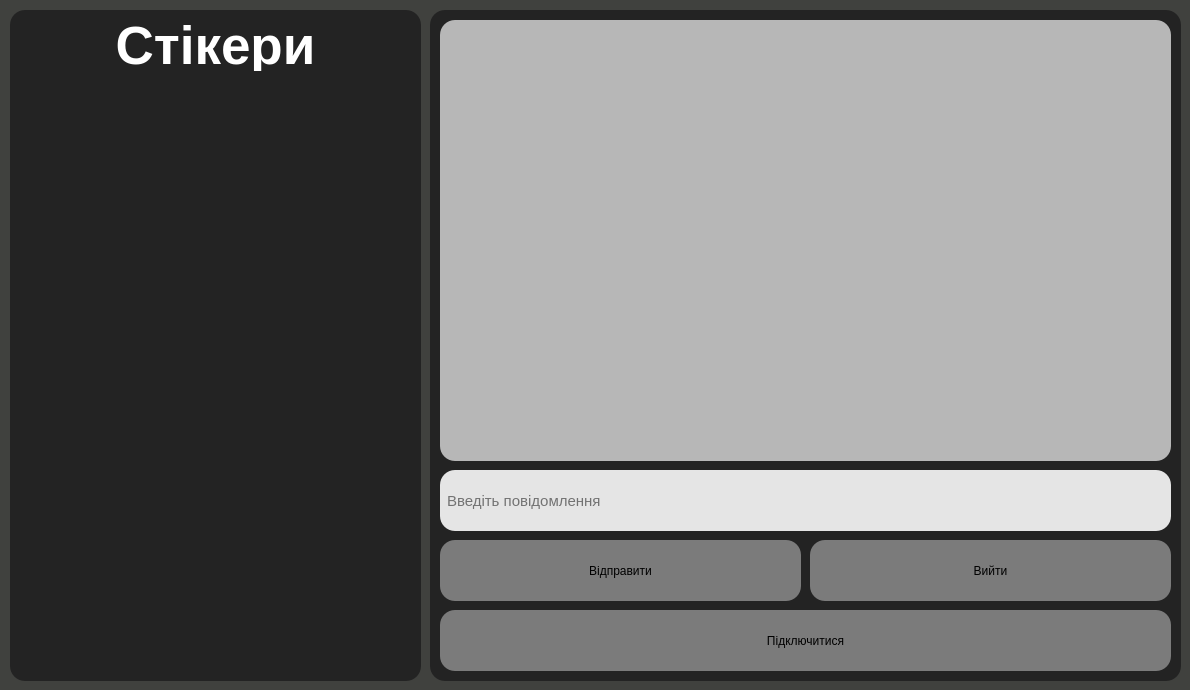
<?xml version="1.0" encoding="UTF-8"?>
<ui version="4.0">
 <class>MainWindow</class>
 <widget class="QMainWindow" name="MainWindow">
  <property name="geometry">
   <rect>
    <x>0</x>
    <y>0</y>
    <width>1190</width>
    <height>690</height>
   </rect>
  </property>
  <property name="minimumSize">
   <size>
    <width>0</width>
    <height>0</height>
   </size>
  </property>
  <property name="windowTitle">
   <string>AChat</string>
  </property>
  <property name="windowOpacity">
   <double>1.000000000000000</double>
  </property>
  <property name="styleSheet">
   <string notr="true">background-color: rgb(64, 65, 62);</string>
  </property>
  <widget class="QWidget" name="centralwidget">
   <widget class="QListWidget" name="messages">
    <property name="geometry">
     <rect>
      <x>440</x>
      <y>20</y>
      <width>731</width>
      <height>441</height>
     </rect>
    </property>
    <property name="cursor" stdset="0">
     <cursorShape>IBeamCursor</cursorShape>
    </property>
    <property name="styleSheet">
     <string notr="true">background-color: rgb(183, 183, 183);
border-radius: 15px;</string>
    </property>
   </widget>
   <widget class="QFrame" name="frame">
    <property name="geometry">
     <rect>
      <x>10</x>
      <y>10</y>
      <width>411</width>
      <height>671</height>
     </rect>
    </property>
    <property name="styleSheet">
     <string notr="true">background-color: rgb(35, 35, 35);
border-radius: 15px;</string>
    </property>
    <property name="frameShape">
     <enum>QFrame::StyledPanel</enum>
    </property>
    <property name="frameShadow">
     <enum>QFrame::Raised</enum>
    </property>
    <widget class="QLabel" name="label">
     <property name="geometry">
      <rect>
       <x>10</x>
       <y>10</y>
       <width>391</width>
       <height>51</height>
      </rect>
     </property>
     <property name="font">
      <font>
       <pointsize>40</pointsize>
       <weight>75</weight>
       <bold>true</bold>
      </font>
     </property>
     <property name="styleSheet">
      <string notr="true">color: rgb(255, 255, 255);</string>
     </property>
     <property name="text">
      <string>Стікери</string>
     </property>
     <property name="alignment">
      <set>Qt::AlignCenter</set>
     </property>
    </widget>
    <widget class="QPushButton" name="sticker1">
     <property name="geometry">
      <rect>
       <x>20</x>
       <y>70</y>
       <width>111</width>
       <height>111</height>
      </rect>
     </property>
     <property name="cursor">
      <cursorShape>PointingHandCursor</cursorShape>
     </property>
     <property name="text">
      <string/>
     </property>
     <property name="icon">
      <iconset>
       <normaloff>../../assets/1.png</normaloff>../../assets/1.png</iconset>
     </property>
     <property name="iconSize">
      <size>
       <width>100</width>
       <height>100</height>
      </size>
     </property>
     <property name="checkable">
      <bool>false</bool>
     </property>
     <property name="autoRepeat">
      <bool>false</bool>
     </property>
     <property name="autoExclusive">
      <bool>false</bool>
     </property>
     <property name="autoDefault">
      <bool>false</bool>
     </property>
     <property name="default">
      <bool>false</bool>
     </property>
     <property name="flat">
      <bool>false</bool>
     </property>
    </widget>
    <widget class="QPushButton" name="sticker2">
     <property name="geometry">
      <rect>
       <x>150</x>
       <y>70</y>
       <width>111</width>
       <height>111</height>
      </rect>
     </property>
     <property name="cursor">
      <cursorShape>PointingHandCursor</cursorShape>
     </property>
     <property name="text">
      <string/>
     </property>
     <property name="icon">
      <iconset>
       <normaloff>../../assets/2.png</normaloff>../../assets/2.png</iconset>
     </property>
     <property name="iconSize">
      <size>
       <width>100</width>
       <height>100</height>
      </size>
     </property>
     <property name="checkable">
      <bool>false</bool>
     </property>
     <property name="autoRepeat">
      <bool>false</bool>
     </property>
     <property name="autoExclusive">
      <bool>false</bool>
     </property>
     <property name="autoDefault">
      <bool>false</bool>
     </property>
     <property name="default">
      <bool>false</bool>
     </property>
     <property name="flat">
      <bool>false</bool>
     </property>
    </widget>
    <widget class="QPushButton" name="sticker3">
     <property name="geometry">
      <rect>
       <x>280</x>
       <y>70</y>
       <width>111</width>
       <height>111</height>
      </rect>
     </property>
     <property name="cursor">
      <cursorShape>PointingHandCursor</cursorShape>
     </property>
     <property name="text">
      <string/>
     </property>
     <property name="icon">
      <iconset>
       <normaloff>../../assets/3.png</normaloff>../../assets/3.png</iconset>
     </property>
     <property name="iconSize">
      <size>
       <width>100</width>
       <height>100</height>
      </size>
     </property>
     <property name="checkable">
      <bool>false</bool>
     </property>
     <property name="autoRepeat">
      <bool>false</bool>
     </property>
     <property name="autoExclusive">
      <bool>false</bool>
     </property>
     <property name="autoDefault">
      <bool>false</bool>
     </property>
     <property name="default">
      <bool>false</bool>
     </property>
     <property name="flat">
      <bool>false</bool>
     </property>
    </widget>
    <widget class="QPushButton" name="sticker5">
     <property name="geometry">
      <rect>
       <x>150</x>
       <y>190</y>
       <width>111</width>
       <height>111</height>
      </rect>
     </property>
     <property name="cursor">
      <cursorShape>PointingHandCursor</cursorShape>
     </property>
     <property name="text">
      <string/>
     </property>
     <property name="icon">
      <iconset>
       <normaloff>../../assets/5.png</normaloff>../../assets/5.png</iconset>
     </property>
     <property name="iconSize">
      <size>
       <width>100</width>
       <height>100</height>
      </size>
     </property>
     <property name="checkable">
      <bool>false</bool>
     </property>
     <property name="autoRepeat">
      <bool>false</bool>
     </property>
     <property name="autoExclusive">
      <bool>false</bool>
     </property>
     <property name="autoDefault">
      <bool>false</bool>
     </property>
     <property name="default">
      <bool>false</bool>
     </property>
     <property name="flat">
      <bool>false</bool>
     </property>
    </widget>
    <widget class="QPushButton" name="sticker6">
     <property name="geometry">
      <rect>
       <x>280</x>
       <y>190</y>
       <width>111</width>
       <height>111</height>
      </rect>
     </property>
     <property name="cursor">
      <cursorShape>PointingHandCursor</cursorShape>
     </property>
     <property name="text">
      <string/>
     </property>
     <property name="icon">
      <iconset>
       <normaloff>../../assets/6.png</normaloff>../../assets/6.png</iconset>
     </property>
     <property name="iconSize">
      <size>
       <width>100</width>
       <height>100</height>
      </size>
     </property>
     <property name="checkable">
      <bool>false</bool>
     </property>
     <property name="autoRepeat">
      <bool>false</bool>
     </property>
     <property name="autoExclusive">
      <bool>false</bool>
     </property>
     <property name="autoDefault">
      <bool>false</bool>
     </property>
     <property name="default">
      <bool>false</bool>
     </property>
     <property name="flat">
      <bool>false</bool>
     </property>
    </widget>
    <widget class="QPushButton" name="sticker4">
     <property name="geometry">
      <rect>
       <x>20</x>
       <y>190</y>
       <width>111</width>
       <height>111</height>
      </rect>
     </property>
     <property name="cursor">
      <cursorShape>PointingHandCursor</cursorShape>
     </property>
     <property name="text">
      <string/>
     </property>
     <property name="icon">
      <iconset>
       <normaloff>../../assets/4.png</normaloff>../../assets/4.png</iconset>
     </property>
     <property name="iconSize">
      <size>
       <width>100</width>
       <height>100</height>
      </size>
     </property>
     <property name="checkable">
      <bool>false</bool>
     </property>
     <property name="autoRepeat">
      <bool>false</bool>
     </property>
     <property name="autoExclusive">
      <bool>false</bool>
     </property>
     <property name="autoDefault">
      <bool>false</bool>
     </property>
     <property name="default">
      <bool>false</bool>
     </property>
     <property name="flat">
      <bool>false</bool>
     </property>
    </widget>
    <widget class="QPushButton" name="sticker7">
     <property name="geometry">
      <rect>
       <x>20</x>
       <y>310</y>
       <width>111</width>
       <height>111</height>
      </rect>
     </property>
     <property name="cursor">
      <cursorShape>PointingHandCursor</cursorShape>
     </property>
     <property name="text">
      <string/>
     </property>
     <property name="icon">
      <iconset>
       <normaloff>../../assets/7.png</normaloff>../../assets/7.png</iconset>
     </property>
     <property name="iconSize">
      <size>
       <width>100</width>
       <height>100</height>
      </size>
     </property>
     <property name="checkable">
      <bool>false</bool>
     </property>
     <property name="autoRepeat">
      <bool>false</bool>
     </property>
     <property name="autoExclusive">
      <bool>false</bool>
     </property>
     <property name="autoDefault">
      <bool>false</bool>
     </property>
     <property name="default">
      <bool>false</bool>
     </property>
     <property name="flat">
      <bool>false</bool>
     </property>
    </widget>
    <widget class="QPushButton" name="sticker8">
     <property name="geometry">
      <rect>
       <x>150</x>
       <y>310</y>
       <width>111</width>
       <height>111</height>
      </rect>
     </property>
     <property name="cursor">
      <cursorShape>PointingHandCursor</cursorShape>
     </property>
     <property name="text">
      <string/>
     </property>
     <property name="icon">
      <iconset>
       <normaloff>../../assets/8.png</normaloff>../../assets/8.png</iconset>
     </property>
     <property name="iconSize">
      <size>
       <width>100</width>
       <height>100</height>
      </size>
     </property>
     <property name="checkable">
      <bool>false</bool>
     </property>
     <property name="autoRepeat">
      <bool>false</bool>
     </property>
     <property name="autoExclusive">
      <bool>false</bool>
     </property>
     <property name="autoDefault">
      <bool>false</bool>
     </property>
     <property name="default">
      <bool>false</bool>
     </property>
     <property name="flat">
      <bool>false</bool>
     </property>
    </widget>
    <widget class="QPushButton" name="sticker9">
     <property name="geometry">
      <rect>
       <x>280</x>
       <y>310</y>
       <width>111</width>
       <height>111</height>
      </rect>
     </property>
     <property name="cursor">
      <cursorShape>PointingHandCursor</cursorShape>
     </property>
     <property name="text">
      <string/>
     </property>
     <property name="icon">
      <iconset>
       <normaloff>../../assets/9.png</normaloff>../../assets/9.png</iconset>
     </property>
     <property name="iconSize">
      <size>
       <width>100</width>
       <height>100</height>
      </size>
     </property>
     <property name="checkable">
      <bool>false</bool>
     </property>
     <property name="autoRepeat">
      <bool>false</bool>
     </property>
     <property name="autoExclusive">
      <bool>false</bool>
     </property>
     <property name="autoDefault">
      <bool>false</bool>
     </property>
     <property name="default">
      <bool>false</bool>
     </property>
     <property name="flat">
      <bool>false</bool>
     </property>
    </widget>
    <widget class="QPushButton" name="sticker10">
     <property name="geometry">
      <rect>
       <x>20</x>
       <y>430</y>
       <width>111</width>
       <height>111</height>
      </rect>
     </property>
     <property name="cursor">
      <cursorShape>PointingHandCursor</cursorShape>
     </property>
     <property name="text">
      <string/>
     </property>
     <property name="icon">
      <iconset>
       <normaloff>../../assets/10.png</normaloff>../../assets/10.png</iconset>
     </property>
     <property name="iconSize">
      <size>
       <width>100</width>
       <height>100</height>
      </size>
     </property>
     <property name="checkable">
      <bool>false</bool>
     </property>
     <property name="autoRepeat">
      <bool>false</bool>
     </property>
     <property name="autoExclusive">
      <bool>false</bool>
     </property>
     <property name="autoDefault">
      <bool>false</bool>
     </property>
     <property name="default">
      <bool>false</bool>
     </property>
     <property name="flat">
      <bool>false</bool>
     </property>
    </widget>
    <widget class="QPushButton" name="sticker11">
     <property name="geometry">
      <rect>
       <x>150</x>
       <y>430</y>
       <width>111</width>
       <height>111</height>
      </rect>
     </property>
     <property name="cursor">
      <cursorShape>PointingHandCursor</cursorShape>
     </property>
     <property name="text">
      <string/>
     </property>
     <property name="icon">
      <iconset>
       <normaloff>../../assets/11.png</normaloff>../../assets/11.png</iconset>
     </property>
     <property name="iconSize">
      <size>
       <width>100</width>
       <height>100</height>
      </size>
     </property>
     <property name="checkable">
      <bool>false</bool>
     </property>
     <property name="autoRepeat">
      <bool>false</bool>
     </property>
     <property name="autoExclusive">
      <bool>false</bool>
     </property>
     <property name="autoDefault">
      <bool>false</bool>
     </property>
     <property name="default">
      <bool>false</bool>
     </property>
     <property name="flat">
      <bool>false</bool>
     </property>
    </widget>
    <widget class="QPushButton" name="sticker12">
     <property name="geometry">
      <rect>
       <x>280</x>
       <y>430</y>
       <width>111</width>
       <height>111</height>
      </rect>
     </property>
     <property name="cursor">
      <cursorShape>PointingHandCursor</cursorShape>
     </property>
     <property name="text">
      <string/>
     </property>
     <property name="icon">
      <iconset>
       <normaloff>../../assets/12.png</normaloff>../../assets/12.png</iconset>
     </property>
     <property name="iconSize">
      <size>
       <width>100</width>
       <height>100</height>
      </size>
     </property>
     <property name="checkable">
      <bool>false</bool>
     </property>
     <property name="autoRepeat">
      <bool>false</bool>
     </property>
     <property name="autoExclusive">
      <bool>false</bool>
     </property>
     <property name="autoDefault">
      <bool>false</bool>
     </property>
     <property name="default">
      <bool>false</bool>
     </property>
     <property name="flat">
      <bool>false</bool>
     </property>
    </widget>
    <widget class="QPushButton" name="sticker13">
     <property name="geometry">
      <rect>
       <x>20</x>
       <y>550</y>
       <width>111</width>
       <height>111</height>
      </rect>
     </property>
     <property name="cursor">
      <cursorShape>PointingHandCursor</cursorShape>
     </property>
     <property name="text">
      <string/>
     </property>
     <property name="icon">
      <iconset>
       <normaloff>../../assets/13.png</normaloff>../../assets/13.png</iconset>
     </property>
     <property name="iconSize">
      <size>
       <width>100</width>
       <height>100</height>
      </size>
     </property>
     <property name="checkable">
      <bool>false</bool>
     </property>
     <property name="autoRepeat">
      <bool>false</bool>
     </property>
     <property name="autoExclusive">
      <bool>false</bool>
     </property>
     <property name="autoDefault">
      <bool>false</bool>
     </property>
     <property name="default">
      <bool>false</bool>
     </property>
     <property name="flat">
      <bool>false</bool>
     </property>
    </widget>
    <widget class="QPushButton" name="sticker14">
     <property name="geometry">
      <rect>
       <x>150</x>
       <y>550</y>
       <width>111</width>
       <height>111</height>
      </rect>
     </property>
     <property name="cursor">
      <cursorShape>PointingHandCursor</cursorShape>
     </property>
     <property name="text">
      <string/>
     </property>
     <property name="icon">
      <iconset>
       <normaloff>../../assets/14.png</normaloff>../../assets/14.png</iconset>
     </property>
     <property name="iconSize">
      <size>
       <width>100</width>
       <height>100</height>
      </size>
     </property>
     <property name="checkable">
      <bool>false</bool>
     </property>
     <property name="autoRepeat">
      <bool>false</bool>
     </property>
     <property name="autoExclusive">
      <bool>false</bool>
     </property>
     <property name="autoDefault">
      <bool>false</bool>
     </property>
     <property name="default">
      <bool>false</bool>
     </property>
     <property name="flat">
      <bool>false</bool>
     </property>
    </widget>
    <widget class="QPushButton" name="sticker15">
     <property name="geometry">
      <rect>
       <x>280</x>
       <y>550</y>
       <width>111</width>
       <height>111</height>
      </rect>
     </property>
     <property name="cursor">
      <cursorShape>PointingHandCursor</cursorShape>
     </property>
     <property name="text">
      <string/>
     </property>
     <property name="icon">
      <iconset>
       <normaloff>../../assets/15.png</normaloff>../../assets/15.png</iconset>
     </property>
     <property name="iconSize">
      <size>
       <width>100</width>
       <height>100</height>
      </size>
     </property>
     <property name="checkable">
      <bool>false</bool>
     </property>
     <property name="autoRepeat">
      <bool>false</bool>
     </property>
     <property name="autoExclusive">
      <bool>false</bool>
     </property>
     <property name="autoDefault">
      <bool>false</bool>
     </property>
     <property name="default">
      <bool>false</bool>
     </property>
     <property name="flat">
      <bool>false</bool>
     </property>
    </widget>
   </widget>
   <widget class="QFrame" name="frame_2">
    <property name="geometry">
     <rect>
      <x>430</x>
      <y>10</y>
      <width>751</width>
      <height>671</height>
     </rect>
    </property>
    <property name="styleSheet">
     <string notr="true">background-color: rgb(35, 35, 35);
border-radius: 15px;</string>
    </property>
    <property name="frameShape">
     <enum>QFrame::StyledPanel</enum>
    </property>
    <property name="frameShadow">
     <enum>QFrame::Raised</enum>
    </property>
    <widget class="QLineEdit" name="message">
     <property name="geometry">
      <rect>
       <x>10</x>
       <y>460</y>
       <width>731</width>
       <height>61</height>
      </rect>
     </property>
     <property name="styleSheet">
      <string notr="true">background-color: rgb(229, 229, 229);
border-radius: 15px;
padding-left: 5px;
font-size: 15px</string>
     </property>
     <property name="placeholderText">
      <string>Введіть повідомлення</string>
     </property>
    </widget>
    <widget class="QPushButton" name="exit">
     <property name="geometry">
      <rect>
       <x>380</x>
       <y>530</y>
       <width>361</width>
       <height>61</height>
      </rect>
     </property>
     <property name="cursor">
      <cursorShape>PointingHandCursor</cursorShape>
     </property>
     <property name="styleSheet">
      <string notr="true">QPushButton {
	background-color: rgb(123, 123, 123);
	border-radius: 15px;
}
QPushButton:hover {
	background-color: rgb(108, 108, 108);
}</string>
     </property>
     <property name="text">
      <string>Вийти</string>
     </property>
    </widget>
    <widget class="QPushButton" name="send_message">
     <property name="geometry">
      <rect>
       <x>10</x>
       <y>530</y>
       <width>361</width>
       <height>61</height>
      </rect>
     </property>
     <property name="cursor">
      <cursorShape>PointingHandCursor</cursorShape>
     </property>
     <property name="styleSheet">
      <string notr="true">QPushButton {
	background-color: rgb(123, 123, 123);
	border-radius: 15px;
}
QPushButton:hover {
	background-color: rgb(108, 108, 108);
}</string>
     </property>
     <property name="text">
      <string>Відправити</string>
     </property>
    </widget>
    <widget class="QPushButton" name="connect_to_server">
     <property name="geometry">
      <rect>
       <x>10</x>
       <y>600</y>
       <width>731</width>
       <height>61</height>
      </rect>
     </property>
     <property name="cursor">
      <cursorShape>PointingHandCursor</cursorShape>
     </property>
     <property name="styleSheet">
      <string notr="true">QPushButton {
	background-color: rgb(123, 123, 123);
	border-radius: 15px;
}
QPushButton:hover {
	background-color: rgb(108, 108, 108);
}</string>
     </property>
     <property name="text">
      <string>Підключитися</string>
     </property>
    </widget>
   </widget>
   <zorder>frame_2</zorder>
   <zorder>messages</zorder>
   <zorder>frame</zorder>
  </widget>
 </widget>
 <resources/>
 <connections/>
</ui>
